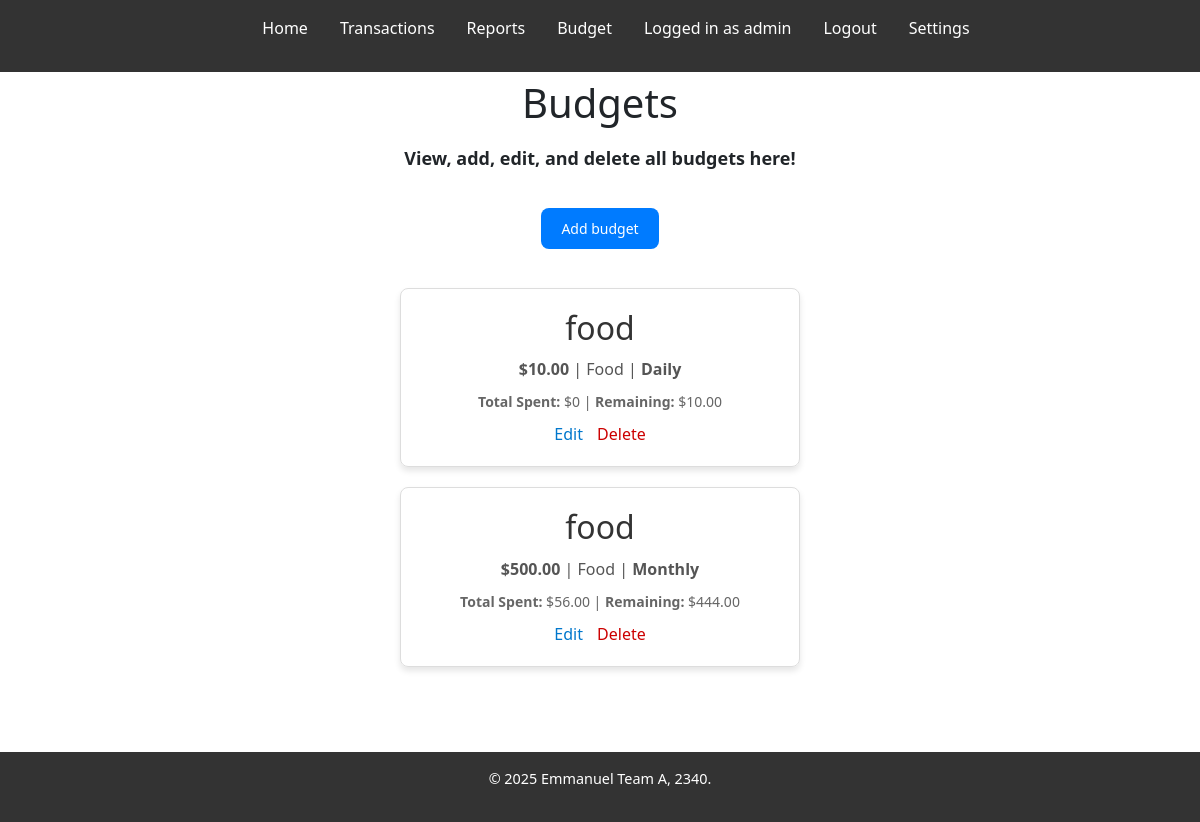
/budget/ (signed in), run on an earlier commit of the app's database.
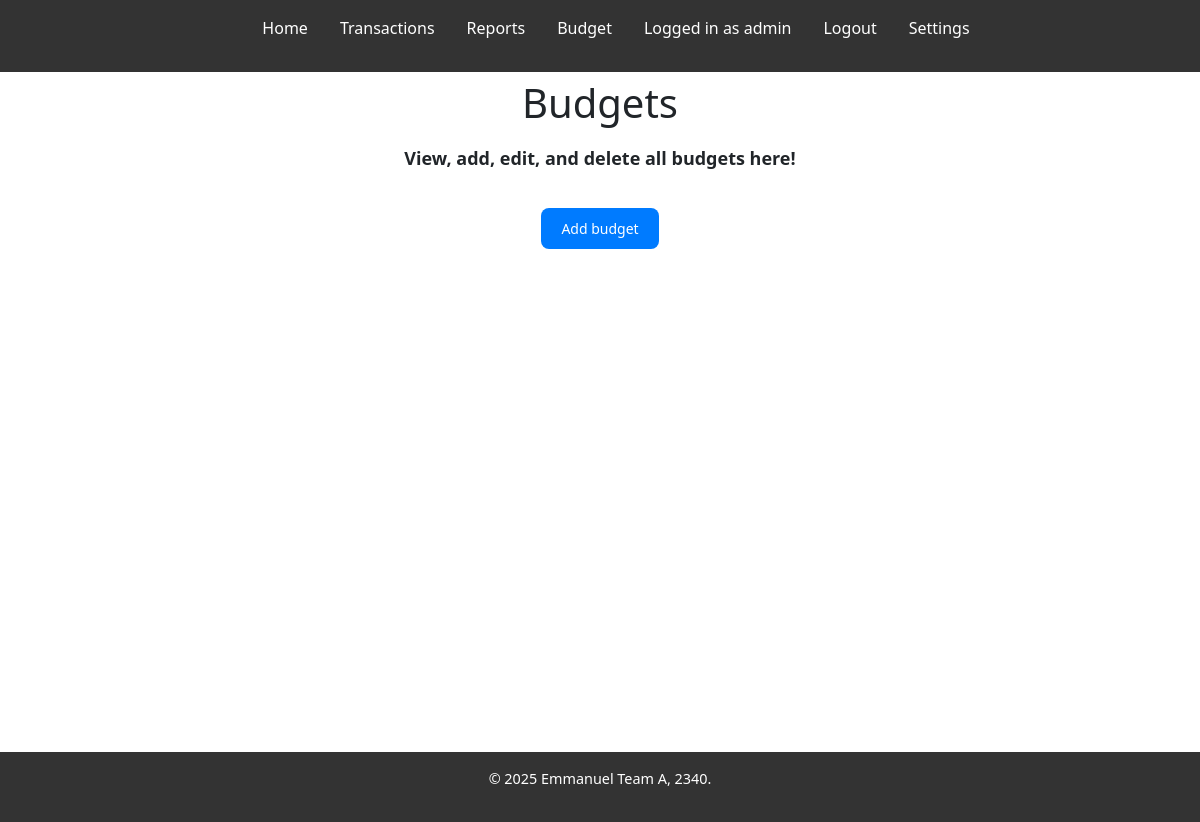
And on a later commit of the database.
### accounts/models.py (models this page shows)
class CustomUser(AbstractUser):
    security_question = models.TextField(max_length=255)
    security_answer = models.TextField(max_length=255)
    is_2fa_enabled = models.BooleanField(default=False)
    two_factor_secret = models.TextField(max_length=64, null=True, blank=True)
    two_factor_expiry = models.DateTimeField(null=True, blank=True)

### budget/models.py (models this page shows, shortened)
class Budget(models.Model):
    name = models.CharField(max_length=100)
    amount = models.DecimalField(max_digits=10, decimal_places=2)
    category = models.ForeignKey(Category, on_delete=models.CASCADE)
    timeframe = models.CharField(
        max_length=10,
        choices=[('daily', 'Daily'), ('weekly', 'Weekly'), ('monthly', 'Monthly')]
    )
    user = models.ForeignKey(
        settings.AUTH_USER_MODEL,
        on_delete=models.CASCADE,  # Ensures the budget is deleted when the user is deleted
        related_name="budgets",  # Allows reverse access via 'user.budgets'
    )
    class Meta:
        constraints = [
            models.UniqueConstraint(fields=['user', 'category', 'timeframe'], name='unique_user_category_timeframe')
        ]
    def total_spent(self, period):
        expenses = Expense.objects.filter(
            category=self.category,
            date__gte=self.get_date_range(period),  # Assume get_date_range handles period-based filtering
        )
        return sum(expense.amount for expense in expenses)
    def get_date_range(self, period):
        today = timezone.now().date()
        if period == 'daily':
            return today
        elif period == 'weekly':
            return today - timedelta(days=today.weekday())  # Start of the week (Monday)
        elif period == 'monthly':
            return today.replace(day=1)  # Start of the month
        return today

### expense/models.py (models this page shows, shortened)
class Category(models.Model):
    name = models.CharField(max_length=100)

### budget/views.py (the view)
# urls.py: path('', views.budget_list, name='budget_list'),
@login_required
def budget_list(request):
    manager = BudgetManager()
    budget_data = manager.get_budget_summaries(request.user)
    return render(request, 'budget/budget_list.html', {'budget_data': budget_data})

### budget/utils/budget_manager.py (called while the page is built)
    def __new__(cls):
        if cls._instance is None:
            cls._instance = super(BudgetManager, cls).__new__(cls)
        return cls._instance

    def get_budget_summaries(self, user):
        budgets = Budget.objects.filter(user=user).order_by('timeframe')
        budget_data = []
        for budget in budgets:
            total_spent = budget.total_spent(budget.timeframe)
            remaining_amount = budget.amount - total_spent
            over_budget = total_spent - budget.amount if total_spent > budget.amount else None
            budget.remaining_amount = remaining_amount
            budget.over_budget = over_budget
            budget_data.append({
                'budget': budget,
                'total_spent': total_spent,
            })
        return budget_data

### budget/templates/budget/budget_list.html
{% extends "base.html" %}
{% block content %}
    <div style="display: flex; flex-direction: column; justify-content: center; align-items: center; height: 15vh; text-align: center; gap: 10px;">
    <h1>Budgets</h1>
    <p style="font-weight: bold; font-size: 18px;">View, add, edit, and delete all budgets here!</p>
        <a
            href="{% url 'add_budget' %}"
            style="
                margin-top: 10px;
                padding: 10px 20px;
                background-color: #007BFF;
                color: #fff;
                border: none;
                border-radius: 8px;
                cursor: pointer;
                font-size: 14px;
                text-decoration: none;
                transition: background-color 0.3s ease;"
            onmouseover="this.style.backgroundColor='#0056b3'"
            onmouseout="this.style.backgroundColor='#007BFF'"
        >Add budget</a>
    </div>
    <div style="margin-top: 30px; display: flex; flex-direction: column; align-items: center; justify-content: center; width: 100%;">
            {% for item in budget_data %}
                <div style="
                border: 1px solid #ddd;
                padding: 20px;
                margin-bottom: 20px;
                border-radius: 8px;
                box-shadow: 0px 4px 6px rgba(0, 0, 0, 0.1);
                max-width: 400px;
                width: 100%;
                text-align: center;"
            >
                    <h2 style="margin: 0; color: #333;">{{ item.budget.name }}</h2>
                <p style="margin: 10px 0; font-size: 16px; color: #555;">
                    <span><strong>${{ item.budget.amount }}</strong></span> |
                    <span>{{ item.budget.category.name }}</span> |
                    <span style="font-weight: bold;">{{ item.budget.get_timeframe_display }}</span>
                </p>
                <p style="margin: 10px 0; font-size: 14px; color: #666;">
                    <strong>Total Spent:</strong> ${{ item.total_spent }} |
                <strong>Remaining:</strong>
                    {% if item.budget.over_budget %}
                        <span style="color: #ad1c1c;">Over Budget By ${{ item.budget.over_budget }}</span>
                    {% else %}
                        ${{ item.budget.remaining_amount }}
                    {% endif %}
                </p>
                <div style="margin-top: 10px;">
                    <a href="{% url 'edit_budget' item.budget.pk %}" style="margin-right: 10px; color: #0077cc; text-decoration: none;">Edit</a>
                    <a href="{% url 'delete_budget' item.budget.pk %}" style="color: #cc0000; text-decoration: none;">Delete</a>
                </div>
            </div>
        {% endfor %}
    </div>
{% endblock %}

### moneyparce/templates/base.html (shortened to what this page needs)
{% load static %}
<!DOCTYPE html>
<html lang="en">
<head>
    <link rel="stylesheet" href="{% static 'css/style.css' %}">
    <link href="https://cdn.jsdelivr.net/npm/bootstrap@5.3.3/dist/css/bootstrap.min.css" rel="stylesheet"
>
</head>
<body>
<div class="wrapper">
    <header>
        <nav>
            <ul>
                <li><a class="nav-link" href="{% url 'home' %}">Home</a></li>
                {% if user.is_authenticated %}
                    <li><a class="nav-link" href="{% url 'transactions' %}">Transactions</a></li>
                    <li><a class="nav-link" href="{% url 'reports_home' %}">Reports</a></li>
                    <li><a class="nav-link" href="{% url 'budget_list' %}">Budget</a></li>
                    <li><a class="nav-link disabled" style="color: #fff;">Logged in as {{ user.username }}</a></li>
                    <li><a class="nav-link" href="{% url 'logout' %}">Logout</a></li>
                    <li><a class="nav-link" href="{% url 'settings' %}">Settings</a></li>
                {% else %}
                    <li><a class="nav-link" href="{% url 'login' %}">Login</a></li>
                    <li><a class="nav-link" href="{% url 'register' %}">Register</a></li>
                {% endif %}
            </ul>
        </nav>
    </header>
    <main>
        {% block content %}{% endblock %}
    </main>
    <footer>
        <p>&copy; {% now "Y" %} Emmanuel Team A, 2340.</p>
    </footer>
</div>
</body>
</html>

### moneyparce/static/css/style.css (style rules this page uses)
* { margin: 0; padding: 0; box-sizing: border-box; }
html { height : 100%; }
body { height: 100%; font-family: Arial, sans-serif; line-height: 1.6; background-color: #f4f4f4; color: #333; margin: 0; padding: 0; }
header { background-color: #333; color: #fff; padding: 1rem 0; }
header nav ul { list-style: none; display: flex; justify-content: center; }
header nav ul li { margin: 0 1rem; }
header nav ul li a { color: #fff; text-decoration: none; font-weight: bold; }
main { min-height: 85vh; flex-grow: 1; display: grid; grid-template-rows: auto 1fr auto; padding: 2rem; }
footer { width: 100%; bottom: 0; background-color: #333; color: #fff; text-align: center; padding: 1rem 0; font-size: 0.9rem; }
.wrapper { min-height: 100%; display: grid; grid-template-rows: auto 1fr auto; }

### moneyparce/templates/base.html (style rules this page uses)
nav a.nav-link { font-weight: 500; color: #ffffff; }
nav a.nav-link.disabled { color: #cccccc; }

What changed in the data, as far as the page shows it:
removed Budget: budget.name "food", budget.amount "10.00", budget.category.name "Food", budget.timeframe "Daily", total_spent "0", budget.remaining_amount "10.00"
removed Budget: budget.name "food", budget.amount "500.00", budget.category.name "Food", budget.timeframe "Monthly", total_spent "56.00", budget.remaining_amount "444.00"
